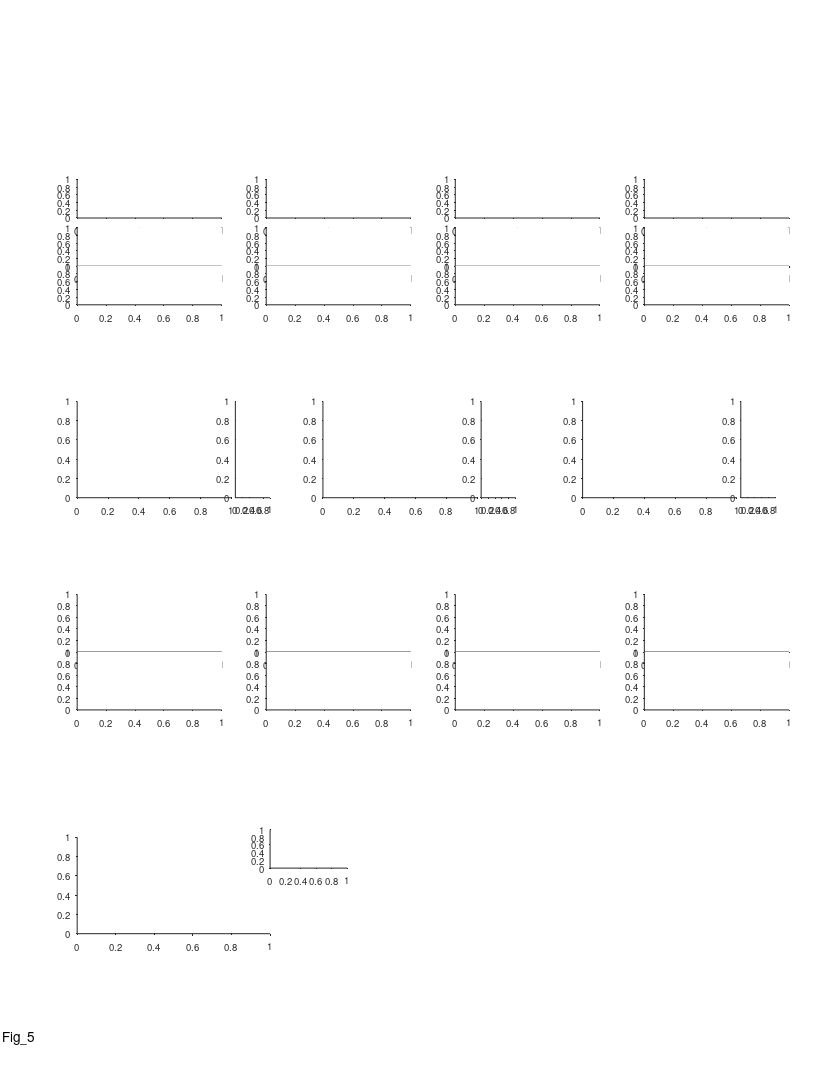

Write MATLAB code to recreate this figure. (Note: this script raises an error after producing the figure.)
%% Large Scale - fig 5 - maps properties vs exposure days + dynamic examples

%%
clear 
clc

%% plotting options
field_speed_opt = 1;
% corr_type = 'pearson';
corr_type = 'spearman';

dynamic_examples_option = 5;
rng(0);

%% define output files
res_dir = 'L:\paper_figures';
mkdir(res_dir)
fig_name_str = 'Fig_5';
fig_caption_str = ' ';
log_name_str = [fig_name_str '_log_file' '.txt'];
log_name_str = strrep(log_name_str , ':', '-');
log_name_str = strrep(log_name_str , ' ', '_');
log_name_out = fullfile(res_dir, log_name_str);

%% open log file
diary off
diary(log_name_out)
diary on
disp('Log file');
disp(['created: ', datestr(clock)]);
disp('======================================================');
disp([fig_name_str ':' fig_caption_str]);   
disp('======================================================');
disp('');


%% create figure
% figure_size_cm = [21.0 29.7]; % ~A4
figure_size_cm = [21.6 27.9]; % ~US letter
figure ;
% Some WYSIWYG options:
set(gcf,'DefaultAxesFontSize',7);
set(gcf,'DefaultAxesFontName','helvetica');
set(gcf,'DefaultAxesUnits','centimeters');
set(gcf,'PaperType','usletter')
% set(gcf,'PaperType','<custom>');
set(gcf,'PaperUnits','centimeters','PaperPosition',[0 0 figure_size_cm]);
set(gcf,'PaperOrientation','portrait');
set(gcf,'Units','centimeters','Position',get(gcf,'paperPosition')+[0 0 0 0]); % position on screen...
set(gcf, 'Renderer', 'painters');
set(groot, 'defaultAxesTickDir', 'out');
set(groot,  'defaultAxesTickDirMode', 'manual');
annotation('textbox', [0.5 1 0 0], 'String',fig_name_str, 'HorizontalAlignment','center','Interpreter','none', 'FitBoxToText','on');

pause(0.2); % workaround to solve matlab automatically changing the axes positions...

% create panels
panel_A_size_raster = [3.75 1];
panel_A_size_FR_map = [3.75 1];
panel_A_pos = [2 20];
panel_A = [];
for ii=1:4    
    offset_x = (ii-1)*4.9;
    offset_y = 0;
    offset = panel_A_pos + [offset_x offset_y];
    panel_A(ii,1) = axes('units', 'centimeters', 'position', [offset+[0 2.25] panel_A_size_FR_map]);
    panel_A(ii,2) = axes('units', 'centimeters','position', [offset+[0 1   ] panel_A_size_raster]);
    panel_A(ii,3) = axes('units', 'centimeters','position', [offset+[0 0   ] panel_A_size_raster]);
end
% % panel_A = permute(panel_A,[2 1 3]);
% panel_A = panel_A(:,3:-1:1,:);
% panel_A = reshape(panel_A,[9 3]);

panels_size = [4 2.5];
panel_B    = axes('position', [ 2.0  15  panels_size           ]);
panel_C    = axes('position', [ 8.37  15  panels_size           ]);
panel_D = axes('position', [ 15.1  15  panels_size              ]);
panels_size = [0.9 2.5];
panel_B_cmp    = axes('position', [ 6.1  15  panels_size           ]);
panel_C_cmp    = axes('position', [ 12.47  15  panels_size           ]);
panel_D_cmp = axes('position', [ 19.2  15  panels_size              ]);

panel_E_size_raster = [3.75 1.5];
panel_E_pos = [2 9.5];
panel_E = [];
for ii=1:4    
    offset_x = (ii-1)*4.9;
    offset_y = 0;
    offset = panel_E_pos + [offset_x offset_y];
    panel_E(ii,1) = axes('position', [offset+[0 1.5   ] panel_E_size_raster]);
    panel_E(ii,2) = axes('position', [offset+[0 0   ] panel_E_size_raster]);
end

panel_F = axes('position', [ 2.0    3.7     5     2.5 ]);
panel_F_legend = axes('position', [ 7.0    5.4     2     1 ]);
% panel_G = axes('position', [ 8.5    4.3     2     2.5 ]);

%%
% prm = PARAMS_GetAll();
prm = PARAMS_GetAll__shir_version();

%% load data
addpath('L:\processed_data_structs');
%load 6m data:
cells_6m = load('cells_bat_6m.mat');
cells_6m = cells_6m.cells;
% remove non-signif cells:
signif = cat(1,cells_6m.signif_6m);
signif = arrayfun(@(x)(x.TF), signif);
signif = any(signif,2);
cells_6m(~signif) = [];

%load 200m data:
cells_200m = load('cells_bat_200m.mat');
cells_200m = cells_200m.cells;

% %%
% prm = PARAMS_GetAll();
% cells_t = DS_get_cells_summary();
% bats = [2311,2382];
% cells_t(~ismember(cells_t.bat, bats ),:) = [];
% cells_t([cells_t.remove]==1,:) = []; %cells chosen to remove because of repititions between days
% cells = cellfun(@(c)(cell_load_data(c,'details')), cells_t.cell_ID, 'UniformOutput',0);
% cells = [cells{:}];
% cells = [cells.details];
% cells(~contains({cells.brain_area}, 'CA1')) = [];
% cells(ismember([cells.DayNum], [0])) = []; %take only from day1 and on data
% cells(~ismember([cells.ClusterQuality], [2])) = [];
% % remove cells based on FR:
% cells = cellfun(@(c)(cell_load_data(c,'details','meanFR')), {cells.cell_ID}, 'UniformOutput',0);
% cells = [cells{:}];
% cells_details = [cells.details];
% cells_ID = {cells_details.cell_ID};
% meanFR = [cells.meanFR];
% cells_ID([meanFR.all]>prm.inclusion.interneuron_FR_thr)=[];
% % remove non-signif cells:
% cells = cellfun(@(c)(cell_load_data(c,'details','signif')), cells_ID, 'UniformOutput',0);
% cells = [cells{:}];
% signif = cat(1,cells.signif);
% signif = arrayfun(@(x)(x.TF), signif);
% signif = any(signif,2);
% cells_ID(~signif) = [];
% 
% clear cells stats cells_details cells_t
% cells = cellfun(@(c)(cell_load_data(c,'details','stats','meanFR','stats','inclusion','signif','fields','fields_per_win','FR_map','FE')), cells_ID, 'UniformOutput',0);
% cells = [cells{:}];
% for ii_cell = 1:length(cells)
%     exp = exp_load_data(cells(ii_cell).details.exp_ID,'balls');
%     cells(ii_cell).balls = exp.balls;
% end
% save('Cells_130m.mat','cells');

%%
cells_130m = load('cells_bat_130m.mat');
cells_130m = cells_130m.cells;
cells_130m_IDs = arrayfun(@(x)(x.cell_ID), cat(1,cells_130m.details), 'UniformOutput', false);



%% FR map + rasters - 4 examples

cell_examples = {
    'b2311_d191218_TT3_SS02';
    'b2382_d190624_TT13_SS03';
    'b2382_d190627_TT13_SS02';
    'b2311_d191224_TT7_SS01'};

if 1
for ii_cell = 1:length(cell_examples)
    %%
    example_IX = find(strcmp(cells_130m_IDs,cell_examples{ii_cell}));
    cell = cells_130m(example_IX);
    
%     cell_ID = cell_examples{ii_cell};
%     cell = cell_load_data(cell_ID,'details','FR_map','fields','stats','FE');
%     exp = exp_load_data(cell.details.exp_ID,'balls');
    
    c = prm.graphics.colors.flight_directions;
    
    % map+fields
    axes(panel_A(ii_cell, 1));
    cla
    hold on
    maps=[cell.FR_map.all];
    x = maps(1).bin_centers;
    y = cat(1,maps.PSTH);
    m = round(max(y(:)));
    ylimits = [0 m+1];
    % low-speed area
    area_lowerval = ylimits(1) - 0.23*range(ylimits);
    area_upperval = ylimits(1) - 1e-2*range(ylimits);
    valid_speed_pos = prm.fields.valid_speed_pos+cell.balls;
    area([cell.balls(1) valid_speed_pos(1)]    , repelem(area_upperval,2), area_lowerval, 'FaceColor',0.7*[1 1 1],'EdgeColor','none','ShowBaseLine','off','Clipping','off');
    area([  valid_speed_pos(2) max(cell.balls(2),130)], repelem(area_upperval,2), area_lowerval, 'FaceColor',0.7*[1 1 1],'EdgeColor','none','ShowBaseLine','off','Clipping','off');
    
%     valid_speed_pos = prm.fields.valid_speed_pos+exp.balls;
% %     area([4 valid_speed_pos(1)]    , repelem(area_upperval,2), area_lowerval, 'FaceColor',0.7*[1 1 1],'EdgeColor','none','ShowBaseLine','off','Clipping','off');
% %     area([  valid_speed_pos(2) 135], repelem(area_upperval,2), area_lowerval, 'FaceColor',0.7*[1 1 1],'EdgeColor','none','ShowBaseLine','off','Clipping','off');
%     area([exp.balls(1) valid_speed_pos(1)]    , repelem(area_upperval,2), area_lowerval, 'FaceColor',0.7*[1 1 1],'EdgeColor','none','ShowBaseLine','off','Clipping','off');
%     area([  valid_speed_pos(2) max(exp.balls(2),130)], repelem(area_upperval,2), area_lowerval, 'FaceColor',0.7*[1 1 1],'EdgeColor','none','ShowBaseLine','off','Clipping','off');
%     
    h=plot(x,y);
    [h.Color] = disperse(c);
    box off
    h=gca;
    h.TickDir = 'out';
    h.XTick = [];
    h.YTick = [0 m];
    h.YLim = ylimits;
    h.XLim = [0 130];
    h.YRuler.TickLabelGapOffset = 1;
    h.Clipping = 'off';
    
    % fields
    dir_offsets = [-0.1 -0.17]+0.015;
    for ii_dir=1:2
        fields = cell.fields{ii_dir};
        if isfield(fields,'in_low_speed_area')
            fields([fields.in_low_speed_area])=[];
        end
        for ii_field = 1:length(fields)
            
            [xaf,yaf] = ds2nfu(fields(ii_field).edges_prc, repelem(dir_offsets(ii_dir)*range(h.YLim),2));
            annotation('line',xaf,yaf,'Linewidth', 2, 'Color', c{ii_dir});
        end
    end
    
    
    % cell details
    cell_num_str_pos_x   = [0.50 0.50 0.50 0.50];
    cell_num_str_pos_y   = [1.05 1.05 1.05 1.05];
    cell_stats_str_pos_x = [0.75 0.93 0.95 0.90];
    cell_stats_str_pos_y = [1.00 1.05 1.00 1.00]+0.05;
    text(cell_num_str_pos_x(ii_cell), cell_num_str_pos_y(ii_cell), "Cell "+ ii_cell+" - Day "+cell.details.DayNum,...
        'Units','normalized','HorizontalAlignment','center','VerticalAlignment','bottom','FontSize',8);
%     h = text(cell_num_str_pos_x(ii_cell), cell_num_str_pos_y(ii_cell), cell_ID+" - Day "+cell.details.DayNum,...
%         'Units','normalized','HorizontalAlignment','center','VerticalAlignment','bottom','FontSize',8);
%     h.Interpreter='none';
    switch ii_cell
        case {1,2,3,4}
            cell_stats_str = {  sprintf('max=%.1fm', cell.stats.all.field_largest);...
                                sprintf('min=%.1fm', cell.stats.all.field_smallest);...
                                sprintf('ratio=%.1f', cell.stats.all.field_ratio_LS);...
                                %sprintf('Iso dis=%.1f', cell.stats.all.IsoDist);...
                             };
            text(cell_stats_str_pos_x(ii_cell), cell_stats_str_pos_y(ii_cell)-0*0.23, cell_stats_str{1},...
                'Units','normalized','HorizontalAlignment','center','VerticalAlignment','Top','FontSize',6);
            text(cell_stats_str_pos_x(ii_cell), cell_stats_str_pos_y(ii_cell)-1*0.23, cell_stats_str{2},...
                'Units','normalized','HorizontalAlignment','center','VerticalAlignment','Top','FontSize',6);
            text(cell_stats_str_pos_x(ii_cell), cell_stats_str_pos_y(ii_cell)-2*0.23, cell_stats_str{3},...
                'Units','normalized','HorizontalAlignment','center','VerticalAlignment','Top','FontSize',6);
%             text(cell_stats_str_pos_x(ii_cell), cell_stats_str_pos_y(ii_cell)-3*0.23, cell_stats_str{4},...
%                 'Units','normalized','HorizontalAlignment','center','VerticalAlignment','Top','FontSize',6);
        case 9
            cell_stats_str = {  sprintf('single field=%.1fm', cell.fields{1}.width_prc) };
            text(cell_stats_str_pos_x(ii_cell), cell_stats_str_pos_y(ii_cell)-0*0.23, cell_stats_str{1},...
                'Units','normalized','HorizontalAlignment','center','VerticalAlignment','Top','FontSize',6);
    end
    
    % rasters
    FEs = [cell.FE];
    for ii_dir=1:2
        axes(panel_A(ii_cell, ii_dir+1));
        cla
        FE = FEs{ii_dir};
        x = [FE.spikes_pos];
        [FE.number2] = disperse(1:length(FE));
        y = arrayfun(@(FE)(FE.number2*ones(1,FE.num_spikes)),FE,'UniformOutput',0);
        y = [y{:}];
        plot(x,y,'.','Color',c{ii_dir},'MarkerSize',0.05);
        box off
        h=gca;
        m = length(FE);
        h.YTick = [1 m];
        h.XLim = [0 130];
        h.YLim = [0 m+1];
        h.Clipping = 'off';
        switch ii_dir
            case 1
                h.XTick = [];
                h.YTickLabel = {'',num2str(m)};
                h.TickLength = [0.0133 0.025];
                h.YRuler.TickLabelGapOffset = 1;
                h.XColor = [1 1 1];
            case 2
                h.XTick = [0,130];
                h.TickLength = [0.0133 0.025];
                h.XRuler.TickLabelGapOffset = -1;
                h.YRuler.TickLabelGapOffset = 1;
                h.YTickLabel = {'1',num2str(m)};
                h.TickDir = 'out';
        end
    end
    % fields num (here to be above the 
    for ii_dir=1:2
        fields = cell.fields{ii_dir};
        if isfield(fields,'in_low_speed_area')
            fields([fields.in_low_speed_area])=[];
        end
        dir_offsets =2.05+[0.18 0];
        text(1.07, dir_offsets(ii_dir), num2str(length(fields)), 'Units','normalized', 'Color', c{ii_dir},...
            'HorizontalAlignment','right', 'VerticalAlignment','middle','FontSize',6);
    end
end

%% add x/y labels for specific panels
for ii = [1 2 3 4]
    axes(panel_A(ii, 3));
    xlabel('Position (m)', 'Units','normalized','Position',[0.5 -0.15]);
end
for ii = [1]
    axes(panel_A(ii, 3));
%     ylabel('Time (min)',   'Units','normalized','Position',[-0.1 1]);
    ylabel('Flight no.',   'Units','normalized','Position',[-0.15 1]);
    axes(panel_A(ii, 1));
    ylabel({'Firing rate';'(Hz)'},   'Units','normalized','Position',[-0.1 0.42]);
end
axes(panel_A(1, 1));
text(-0.33,1.8, 'A', 'Units','normalized','FontWeight','bold');
text(0,1.8, 'Examples of multi-scale coding in the first days of exposure to the tunnel',...
    'Units','normalized','FontWeight','bold');

%% add direction arrows
arrow_x = 0.85 +[0 0.05];
arrow_y = repelem(0.9111,2);
clear h
h(1)=annotation('arrow',arrow_x,      arrow_y+0.008,  'Color', prm.graphics.colors.flight_directions{1});
h(2)=annotation('arrow',flip(arrow_x),arrow_y      ,  'Color', prm.graphics.colors.flight_directions{2});
[h.HeadWidth] = disperse([5 5]);
[h.HeadLength] = disperse([5 5]);

end







% % % % % % % % % % % % % % % % % % % % % % % % % % % % % % % % % % % % % % 
%% add day num data

day_num_perCell = arrayfun(@(x)(x.DayNum), cat(1,cells_130m.details));
bat_num_perCell = arrayfun(@(x)(x.bat), cat(1,cells_130m.details));
day_num_perCell_perDir = [day_num_perCell day_num_perCell];
day_num_perCell_perDir = day_num_perCell_perDir(:);

day_bin_size = 5;
bin_edges = (0:day_bin_size:max(day_num_perCell)+day_bin_size) + 0.5;
[~,~,day_bin_perCell] = histcounts(day_num_perCell,bin_edges);
[~,~,day_bin_perCell_perDir] = histcounts(day_num_perCell_perDir,bin_edges);

Daylimits = [0, max(day_num_perCell)+1]; 

%% revision edit - test directionality vs. days
signif = arrayfun(@(x)(x.TF), cat(1,cells_130m.signif));
signif = all(signif,2);
cells = cells_130m(signif);
FR_maps_all = cat(1,cells.FR_map);
FR_maps_all = reshape([FR_maps_all.all],size(FR_maps_all,1),size(FR_maps_all,2),[]);
M = cat(1,FR_maps_all.PSTH);
M = reshape(M,size(FR_maps_all,1),size(FR_maps_all,2),[]);
ccc = corr(squeeze(M(:,1,:))', squeeze(M(:,2,:))' ,'rows', 'pairwise');
ccc = diag(ccc);
x = day_num_perCell(signif);
y = ccc;
[rho,rho_pval] = corr(x,y,'type','Spearman');

fprintf('Directionality vs. days:\n')
fprintf('rho = %.2f\n',rho);
fprintf('p = %.2f\n',rho_pval);

% figure
% plot(x, y,'o');
% xlabel('Days');
% ylabel('directionality (maps corr)');
% text(0.1,0.85,sprintf('rho = %.2f',rho),'Units','normalized');
% text(0.1,0.8,sprintf('P = %.g',rho_pval),'Units','normalized');
% title('Directionality vs. days of exposure')


%% panel B - field count vs days
% figure
axes(panel_B);
cla
hold on
text(-0.3125,1.1, 'B', 'Units','normalized','FontWeight','bold');
text(0,1.35, 'Population: Stability of multi-scale coding across weeks, starting from day 1 in the tunnel',...
    'Units','normalized','FontWeight','bold');

signif = arrayfun(@(x)(x.TF), cat(1,cells_130m.signif));
n_fields = arrayfun(@(x)([x.dir.field_num]), cat(1,cells_130m.stats),'UniformOutput',0);
n_fields = cat(1,n_fields{:});
n_fields(~signif) = nan;
n_fields = n_fields(:);

jitter_value_y = 0.3;
jitter_value_x = 0.5;
n_fields_jitter = n_fields + jitter_value_y*(2*rand([length(n_fields),1])-1);
day_num_perCell_perDir_jitter = day_num_perCell_perDir + jitter_value_x*(2*rand([length(day_num_perCell_perDir),1])-1);
p = plot(day_num_perCell_perDir_jitter, n_fields_jitter, '.');
p.Color = 0.65*[1 1 1];

day_bins = day_bin_perCell_perDir;
day_num_perCell_perDir_tmp = day_num_perCell_perDir;
day_num_perCell_perDir_tmp(isnan(n_fields),:) = [];
day_bins(isnan(n_fields),:) = [];
n_fields(isnan(n_fields)) = [];
[day_groups, day_bins] = findgroups(day_bins);
day_groups_stat = splitapply(@(x) [mean(x) std(x)],n_fields, day_groups);
day_num = day_bins*day_bin_size - (day_bin_size/2) + 0.5;
errorbar(day_num, day_groups_stat(:,1),day_groups_stat(:,2),'k','CapSize',2,'LineWidth',1);

ylabel({'No. of fields', 'per direction'},'Units','normalized','Position',[-0.15 0.5]);
xlabel('Day','Units','normalized','Position',[0.5 -0.18]);
ha = gca;
ha.YLim = [0,20];
ha.XLim = Daylimits;
ha.XTick = [0:10:30];
ha.YTick = [5 10 15 20];
% ha.YTickLabel = {'10 ^0';'10 ^1';'10 ^2'};
ha.TickDir='out';
ha.TickLength = [0.02 0.02];
ha.XRuler.TickLabelGapMultiplier = -0.3;
ha.YRuler.TickLabelGapMultiplier = 0.001;

[rho,p_val] = corr(n_fields,day_num_perCell_perDir_tmp,'type',corr_type);
text(0.96,1.05, ['\rho' sprintf(' = %.02f',rho)],'Units','normalized','FontSize',7,'HorizontalAlignment','right');
text(0.96,0.92, sprintf('P = %.02f',p_val),'Units','normalized','FontSize',7,'HorizontalAlignment','right');
text(0.05,0.95, sprintf('n = %d',length(n_fields)),'Units','normalized','FontSize',7,'HorizontalAlignment','left');

%% panel B - compare field count
axes(panel_B_cmp);
cla
hold on

nFields_200m = nan(2,length(cells_200m));
for ii_dir = 1:2
    for ii_cell = 1:length(cells_200m)
        cell = cells_200m(ii_cell);
        % check signif per direction
        if ~cell.signif(ii_dir).TF
            continue;
        end
        nFields_200m(ii_dir,ii_cell) = cell.stats.dir(ii_dir).field_num;
    end
end
nFields_130m = nan(2,length(cells_130m));
for ii_dir = 1:2
    for ii_cell = 1:length(cells_130m)
        cell = cells_130m(ii_cell);
        % check signif per direction
        if ~cell.signif(ii_dir).TF
            continue;
        end
        nFields_130m(ii_dir,ii_cell) = cell.stats.dir(ii_dir).field_num;
    end
end
nFields_6m = nan(2,length(cells_6m));
for ii_dir = 1:2
    for ii_cell = 1:length(cells_6m)
        cell = cells_6m(ii_cell);
        % check signif per direction
        if ~cell.signif_6m(ii_dir).TF
            continue;
        end
        nFields_6m(ii_dir,ii_cell) = cell.stats_6m.dir(ii_dir).field_num;
    end
end

y_bar = [nanmean(nFields_6m(:)), nanmean(nFields_130m(:)), nanmean(nFields_200m(:))];
sem_bar = [nanstd(nFields_6m(:)), nanstd(nFields_130m(:)), nanstd(nFields_200m(:))]./ ...
    sqrt([length(~isnan(nFields_6m(:))), length(~isnan(nFields_130m(:))), length(~isnan(nFields_200m(:)))]);
hb = bar([1,2,3],y_bar);
hb.FaceColor = 'flat';
hb.CData = [0.65 0.65 0.65];
he=errorbar([1,2,3],y_bar, sem_bar);
he.CapSize = 2;
he.LineWidth = 1;
he.LineStyle = 'none';
he.Color = 'k';
h=gca;
h.XTick = [0.85,1.85,2.9];
h.XTickLabels = {'  6m','130m','200m'};
h.XTickLabelRotation = 90;
ylimits = [0,20];
h.YLim = ylimits;
% h.YTick = ylimits;
h.XLim = [0.25,3.75];
h.TickLength = [0.01 0.01];
h.XAxis.TickLength = [0 0];
h.XRuler.TickLabelGapMultiplier = -0.001;
h.YRuler.TickLabelGapMultiplier = 0.001;
h.YTick = [];
h.YColor = 'none';


%% panel C - field size vs days
% figure
axes(panel_C);
cla
hold on
text(-0.25,1.1, 'C', 'Units','normalized','FontWeight','bold');
fields_size = [];
day_num_fields = [];
for ii_dir = 1:2
    for ii_cell = 1:length(cells_130m)
        cell = cells_130m(ii_cell);
        if ~cell.signif(ii_dir).TF % check signif per direction
            continue;
        end
        fields = cell.fields{ii_dir};
        fields([fields.in_low_speed_area]) = []; % remove fields in low speed area
        fields_size = [fields_size fields.width_prc];
        day_num_fields = [day_num_fields cell.details.DayNum*ones(1,length(fields))];
    end
end

jitter_value_x = 0.5;
day_num_fields_jitter = day_num_fields + jitter_value_x*(2*rand([1,length(day_num_fields)])-1);
p = plot(day_num_fields_jitter, fields_size, '.');
p.Color = 0.65*[1 1 1];

[~,~,day_bin_perField] = histcounts(day_num_fields,bin_edges);
[day_groups, day_bins] = findgroups(day_bin_perField);
day_groups_stat = splitapply(@(x) [mean(x) std(x)],fields_size', day_groups');
day_num = day_bins*day_bin_size - (day_bin_size/2) + 0.5;
errorbar(day_num, day_groups_stat(:,1),day_groups_stat(:,2),'k','CapSize',2,'LineWidth',1);

ylabel('Field size (m)','Units','normalized','Position',[-0.15 0.5])
xlabel('Day','Units','normalized','Position',[0.5 -0.18]);
ha = gca;
ha.XLim = Daylimits;
ha.YLim = [0 25];
ha.XTick = [0:10:30];
ha.YTick = [5 10 15 20 25];
ha.TickDir='out';
ha.TickLength = [0.02 0.02];
ha.XRuler.TickLabelGapMultiplier = -0.3;
ha.YRuler.TickLabelGapMultiplier = 0.001;

[rho,p_val] = corr(fields_size',day_num_fields','type',corr_type);
text(0.96,1.05, ['\rho' sprintf(' = %.02f',rho)],'Units','normalized','FontSize',7,'HorizontalAlignment','right');
text(0.96,0.92, sprintf('P = %.02f',p_val),'Units','normalized','FontSize',7,'HorizontalAlignment','right');
text(0.05,0.95, sprintf('n = %d',length(fields_size)),'Units','normalized','FontSize',7,'HorizontalAlignment','left');

% save( fullfile(res_dir,'pop_dist_fields_size'), 'fields_size');

%% panel C - field size compare setups
axes(panel_C_cmp);
cla
hold on

fields_size_200m = [];
for ii_dir = 1:2
    for ii_cell = 1:length(cells_200m)
        cell = cells_200m(ii_cell);
        if ~cell.signif(ii_dir).TF % check signif per direction
            continue;
        end
        fields = cell.fields{ii_dir};
        fields([fields.in_low_speed_area]) = []; % remove fields in low speed area
        fields_size_200m = [fields_size_200m fields.width_prc];
    end
end

fields_size_130m = [];
for ii_dir = 1:2
    for ii_cell = 1:length(cells_130m)
        cell = cells_130m(ii_cell);
        if ~cell.signif(ii_dir).TF % check signif per direction
            continue;
        end
        fields = cell.fields{ii_dir};
        fields([fields.in_low_speed_area]) = []; % remove fields in low speed area
        fields_size_130m = [fields_size_130m fields.width_prc];
    end
end

fields_size_6m = [];
for ii_dir = 1:2
    for ii_cell = 1:length(cells_6m)
        cell = cells_6m(ii_cell);
        if ~cell.signif_6m(ii_dir).TF % check signif per direction
            continue;
        end
        fields = cell.fields_6m{ii_dir};
        fields([fields.in_low_speed_area]) = []; % remove fields in low speed area
        fields_size_6m = [fields_size_6m fields.width_prc];
    end
end

y_bar = [mean(fields_size_6m), mean(fields_size_130m), mean(fields_size_200m)];
sem_bar = [std(fields_size_6m), std(fields_size_130m), std(fields_size_200m)]./ ...
    sqrt([length(fields_size_6m), length(fields_size_130m), length(fields_size_200m)]);
hb = bar([1,2,3],y_bar);
hb.FaceColor = 'flat';
hb.CData = [0.65 0.65 0.65];
he=errorbar([1,2,3],y_bar, sem_bar);
he.CapSize = 2;
he.LineWidth = 1;
he.LineStyle = 'none';
he.Color = 'k';
h=gca;
h.XTick = [0.85,1.85,2.9];
h.XTickLabels = {'  6m','130m','200m'};
h.XTickLabelRotation = 90;
ylimits = [0,25];
h.YLim = ylimits;
% h.YTick = ylimits;
h.XLim = [0.25,3.75];
h.TickLength = [0.01 0.01];
h.XAxis.TickLength = [0 0];
h.XRuler.TickLabelGapMultiplier = -0.001;
h.YRuler.TickLabelGapMultiplier = 0.001;
h.YTick = [];
h.YColor = 'none';

%% panel D - field ratio (largest/smallest)
axes(panel_D);
cla
hold on
text(-0.31,1.1, 'D', 'Units','normalized','FontWeight','bold');
LS_field_ratio_all = nan(1,length(cells_130m));
LS_field_ratio_dir = nan(2,length(cells_130m));
for ii_cell = 1:length(cells_130m)
    cell = cells_130m(ii_cell);
    % pooled stats - check at least one direction is signif
    if any([cell.signif.TF])
        LS_field_ratio_all(ii_cell) = cell.stats.all.field_ratio_LS;
    end
    % per dir stats - check signif per direction
    for ii_dir = 1:2
        if cell.signif(ii_dir).TF 
            LS_field_ratio_dir(ii_dir,ii_cell) = cell.stats.dir(ii_dir).field_ratio_LS;
        end
    end
end
jitter_value_x = 0.5;
day_num_perCell_jitter = day_num_perCell + jitter_value_x*(2*rand([length(day_num_perCell),1])-1);
p = plot(day_num_perCell_jitter, LS_field_ratio_all,'.');
p.Color = 0.65*[1 1 1];

day_bins = day_bin_perCell;
day_num_perCell_tmp = day_num_perCell;
day_num_perCell_tmp(isnan(LS_field_ratio_all),:) = [];
day_bins(isnan(LS_field_ratio_all),:) = [];
LS_field_ratio_all(isnan(LS_field_ratio_all)) = [];
[day_groups, day_bins] = findgroups(day_bins);
day_groups_stat = splitapply(@(x) [mean(x) std(x)],LS_field_ratio_all', day_groups);
day_num = day_bins*day_bin_size - (day_bin_size/2) + 0.5;
errorbar(day_num, day_groups_stat(:,1),day_groups_stat(:,2),'k','CapSize',2,'LineWidth',1);

ha=gca;
ha.XLim = Daylimits;
ha.YLim = [0 10];
ha.XTick = [0:10:30];
ha.YTick = [2:2:10];
ha.TickDir='out';
ha.TickLength = [0.02 0.02];
ha.XRuler.TickLabelGapMultiplier = -0.3;
ha.YRuler.TickLabelGapMultiplier = 0.001;
ylabel({'Field size ratio';'largest/smallest'},'Units','normalized','Position',[-0.14 0.5]);
xlabel('Day','Units','normalized','Position',[0.5 -0.18]);

[rho,p_val] = corr(LS_field_ratio_all',day_num_perCell_tmp,'type',corr_type);
text(0.96,1.05, ['\rho' sprintf(' = %.02f',rho)],'Units','normalized','FontSize',7,'HorizontalAlignment','right');
text(0.96,0.92, sprintf('P = %.02f',p_val),'Units','normalized','FontSize',7,'HorizontalAlignment','right');
text(0.05,0.95, sprintf('n = %d',length(LS_field_ratio_all)),'Units','normalized','FontSize',7,'HorizontalAlignment','left');

%% panel D - field ratio compare setups
axes(panel_D_cmp);
cla
hold on

LS_ratio_all_200m = nan(1,length(cells_200m));
LS_ratio_dir_200m = nan(2,length(cells_200m));
for ii_cell = 1:length(cells_200m)
    cell = cells_200m(ii_cell);
    % pooled stats - check at least one direction is signif
    if any([cell.signif.TF])
        LS_ratio_all_200m(ii_cell) = cell.stats.all.field_ratio_LS;
    end
    % per dir stats - check signif per direction
    for ii_dir = 1:2
        if cell.signif(ii_dir).TF 
            LS_ratio_dir_200m(ii_dir,ii_cell) = cell.stats.dir(ii_dir).field_ratio_LS;
        end
    end
end

LS_ratio_all_130m = nan(1,length(cells_130m));
LS_ratio_dir_130m = nan(2,length(cells_130m));
for ii_cell = 1:length(cells_130m)
    cell = cells_130m(ii_cell);
    % pooled stats - check at least one direction is signif
    if any([cell.signif.TF])
        LS_ratio_all_130m(ii_cell) = cell.stats.all.field_ratio_LS;
    end
    % per dir stats - check signif per direction
    for ii_dir = 1:2
        if cell.signif(ii_dir).TF 
            LS_ratio_dir_130m(ii_dir,ii_cell) = cell.stats.dir(ii_dir).field_ratio_LS;
        end
    end
end

LS_ratio_all_6m = nan(1,length(cells_6m));
LS_ratio_dir_6m = nan(2,length(cells_6m));
for ii_cell = 1:length(cells_6m)
    cell = cells_6m(ii_cell);
    % pooled stats - check at least one direction is signif
    if any([cell.signif_6m.TF])
        LS_ratio_all_6m(ii_cell) = cell.stats_6m.all.field_ratio_LS;
    end
    % per dir stats - check signif per direction
    for ii_dir = 1:2
        if cell.signif_6m(ii_dir).TF 
            LS_ratio_dir_6m(ii_dir,ii_cell) = cell.stats_6m.dir(ii_dir).field_ratio_LS;
        end
    end
end

y_bar = [nanmean(LS_ratio_all_6m), nanmean(LS_ratio_all_130m), nanmean(LS_ratio_all_200m)];
sem_bar = [nanstd(LS_ratio_all_6m), nanstd(LS_ratio_all_130m), nanstd(LS_ratio_all_200m)]./ ...
    sqrt([length(~isnan(LS_ratio_all_6m)), length(~isnan(LS_ratio_all_130m)), length(~isnan(LS_ratio_all_200m))]);
hb = bar([1,2,3],y_bar);
hb.FaceColor = 'flat';
hb.CData = [0.65 0.65 0.65];
he=errorbar([1,2,3],y_bar, sem_bar);
he.CapSize = 2;
he.LineWidth = 1;
he.LineStyle = 'none';
he.Color = 'k';
h=gca;
h.XTick = [0.85,1.85,2.9];
h.XTickLabels = {'  6m','130m','200m'};
h.XTickLabelRotation = 90;
ylimits = [0,10];
h.YLim = ylimits;
% h.YTick = ylimits;
h.XLim = [0.25,3.75];
h.TickLength = [0.01 0.01];
h.XAxis.TickLength = [0 0];
h.XRuler.TickLabelGapMultiplier = -0.001;
h.YRuler.TickLabelGapMultiplier = 0.001;
h.YTick = [];
h.YColor = 'none';

%% Panel E: FR map + rasters - 3 examples of dynamic during sessions

cell_examples = {
    'b2382_d190623_TT13_SS05';
    'b2311_d191220_TT3_SS01';
    'b2382_d190808_TT15_SS01';
    'b2382_d190808_TT15_SS04'};

for ii_cell = 1:length(cell_examples)
    %%
    example_IX = find(strcmp(cells_130m_IDs,cell_examples{ii_cell}));
    cell = cells_130m(example_IX);
    
%     cell_ID = cell_examples{ii_cell};
%     cell = cell_load_data(cell_ID,'details','FR_map','fields','stats','FE');
%     exp = exp_load_data(cell.details.exp_ID,'balls');

    c = prm.graphics.colors.flight_directions;
    
    % rasters
    FEs = [cell.FE];
    for ii_dir=1:2
        axes(panel_E(ii_cell, ii_dir));
        cla
        FE = FEs{ii_dir};
        x = [FE.spikes_pos];
        pos_start = arrayfun(@(FE)(FE.pos(1)),FE,'UniformOutput',0);
        pos_end = arrayfun(@(FE)(FE.pos(end)),FE,'UniformOutput',0);
        pos_start_end = [[pos_start{:}]; [pos_end{:}]];
%         pos = [FE.pos];
%         [FE.number2] = disperse(1:length(FE));
%         y = arrayfun(@(FE)(FE.number2*ones(1,length(FE.pos))),FE,'UniformOutput',0);
%         y = [y{:}];
        y = [(1:length(FE)); (1:length(FE))];
%         plot(pos,y,'.','Color',0.93*[1 1 1],'MarkerSize',0.005)
        plot(pos_start_end,y,'-','Color',0.93*[1 1 1],'linewidth',0.5)
        hold on;
        
        [FE.number2] = disperse(1:length(FE));
        y = arrayfun(@(FE)(FE.number2*ones(1,FE.num_spikes)),FE,'UniformOutput',0);
        y = [y{:}];
        plot(x,y,'.','Color',c{ii_dir},'MarkerSize',0.05);
        box off
        h=gca;
        m = length(FE);
        h.YTick = [1 m];
        h.XLim = [0 130];
        h.YLim = [0 m+1];
        h.Clipping = 'off';
        switch ii_dir
            case 1
                h.XTick = [];
                h.YTickLabel = {'',num2str(m)};
                h.TickLength = [0.0133 0.025];
                h.YRuler.TickLabelGapOffset = 1;
            case 2
                h.XTick = [0,130];
                h.TickLength = [0.0133 0.025];
                h.XRuler.TickLabelGapOffset = -1;
                h.YRuler.TickLabelGapOffset = 1;
                h.YTickLabel = {'1',num2str(m)};
                h.TickDir = 'out';
        end
    end
    % cell details
    cell_num_str_pos_x   = [0.50 0.50 0.50 0.50];
    cell_num_str_pos_y   = [2.05 2.05 2.05 2.05];
    cell_stats_str_pos_x = [0.90 0.90 0.90 0.90];
    cell_stats_str_pos_y = [1.10 1.10 1.10 1.10]+0.05;
    text(cell_num_str_pos_x(ii_cell), cell_num_str_pos_y(ii_cell), "Cell "+ (ii_cell+4) +" - Day "+cell.details.DayNum,...
        'Units','normalized','HorizontalAlignment','center','VerticalAlignment','bottom','FontSize',8);
%     h = text(cell_num_str_pos_x(ii_cell), cell_num_str_pos_y(ii_cell), cell_ID+" - Day "+cell.details.DayNum,...
%         'Units','normalized','HorizontalAlignment','center','VerticalAlignment','bottom','FontSize',8);
%     h.Interpreter='none';
    switch cell_examples{ii_cell}
        case 'b2382_d190808_TT15_SS01'
            axes(panel_E(ii_cell, 1));
            hax = gca;
            harr = annotation('arrow', [0 1],[0 1]);
            harr.Parent = hax;
            harr.LineStyle = 'none';
            harr.HeadLength = 5;
            harr.HeadWidth = 5;
            harr.X = 41 + [6 0];
            harr.Y = 12 + [9 0];
            
            axes(panel_E(ii_cell, 2));
            hax = gca;
            for ii_arrow = 1:2
                harr(ii_arrow) = annotation('arrow', [0 1],[0 1]);
                harr(ii_arrow).Parent = hax;
                harr(ii_arrow).LineStyle = 'none';
                harr(ii_arrow).HeadLength = 5;
                harr(ii_arrow).HeadWidth = 5;
            end
            harr(1).X = 47 + [0 6];
            harr(1).Y = 6 + [9 0];
            harr(2).X = 78 + [6 0];
            harr(2).Y = 8 + [9 0];
            
        case 'b2382_d190808_TT15_SS04'
            axes(panel_E(ii_cell, 1));
            hax = gca;
            harr = annotation('arrow', [0 1],[0 1]);
            harr.Parent = hax;
            harr.LineStyle = 'none';
            harr.HeadLength = 5;
            harr.HeadWidth = 5;
            harr.X = 46 + [0 6];
            harr.Y = 16 + [9 0];
            harrW = annotation('arrow', [0 1],[0 1]);
            harrW.Parent = hax;
            harrW.LineStyle = 'none';
            harrW.Color = [1 1 1];
            harrW.HeadLength = 2;
            harrW.HeadWidth = 2;
            harrW.X = 44.4 + [0 6];
            harrW.Y = 16.5 + [9 0];
            
        case 'b2382_d190623_TT13_SS05'
            axes(panel_E(ii_cell, 1));
            hax = gca;
            for ii_arrow = 1:3
                harr(ii_arrow) = annotation('arrow', [0 1],[0 1]);
                harr(ii_arrow).Parent = hax;
                harr(ii_arrow).LineStyle = 'none';
                harr(ii_arrow).HeadLength = 5;
                harr(ii_arrow).HeadWidth = 5;
            end
            harr(1).X = 116 + [0 6];
            harr(1).Y = 15 + [9 0];
            harr(2).X = 94 + [0 6];
            harr(2).Y = 16 + [9 0];
            harr(3).X = 119 + [6 0];
            harr(3).Y = 5 + [9 0];
            harrW = annotation('arrow', [0 1],[0 1]);
            harrW.Parent = hax;
            harrW.LineStyle = 'none';
            harrW.Color = [1 1 1];
            harrW.HeadLength = 2;
            harrW.HeadWidth = 2;
            harrW.X = 120.7 + [6 0];
            harrW.Y = 5.4 + [9 0];
                
            axes(panel_E(ii_cell, 2));
            hax = gca;
            harr = annotation('arrow', [0 1],[0 1]);
            harr.Parent = hax;
            harr.LineStyle = 'none';
            harr.HeadLength = 5;
            harr.HeadWidth = 5;
            harr.X = 22 + [6 0];
            harr.Y = 5 + [9 0];
            
        case 'b2311_d191220_TT3_SS01'
            axes(panel_E(ii_cell, 1));
            hax = gca;
            for ii_arrow = 1:2
                harr(ii_arrow) = annotation('arrow', [0 1],[0 1]);
                harr(ii_arrow).Parent = hax;
                harr(ii_arrow).LineStyle = 'none';
                harr(ii_arrow).HeadLength = 5;
                harr(ii_arrow).HeadWidth = 5;
            end
            harr(1).X = 21 + [0 6];
            harr(1).Y = 12 + [9 0];
            harr(2).X = 20 + [0 6];
            harr(2).Y = 34.5 + [9 0];
            harrW = annotation('arrow', [0 1],[0 1]);
            harrW.Parent = hax;
            harrW.LineStyle = 'none';
            harrW.Color = [1 1 1];
            harrW.HeadLength = 2;
            harrW.HeadWidth = 2;
            harrW.X = 18.4 + [0 6];
            harrW.Y = 35 + [9 0];
            
            axes(panel_E(ii_cell, 2));
            hax = gca;
            harr = annotation('arrow', [0 1],[0 1]);
            harr.Parent = hax;
            harr.LineStyle = 'none';
            harr.HeadLength = 5;
            harr.HeadWidth = 5;
            harr.X = 28 + [0 6];
            harr.Y = 6 + [9 0];
            
    end
end

%% add x/y labels for specific panels
for ii = [1 2 3 4]
    axes(panel_E(ii, 2));
    xlabel('Position (m)', 'Units','normalized','Position',[0.5 -0.1]);
end
for ii = [1]
    axes(panel_E(ii, 2));
    ylabel('Flight no.',   'Units','normalized','Position',[-0.15 1]);
end
axes(panel_E(1, 2));
text(-0.33,2.6, 'E', 'Units','normalized','FontWeight','bold');
text(0,2.6, 'Examples of within-day dynamics in spatial tuning',...
    'Units','normalized','FontWeight','bold');


%% Panel F,G: probability for appear/disappear segment
day_th1 = 2;
day_th2 = 4;
day_th3 = 6;
% day_th4 = 8;
field_size_th = 4.3;%median(fields_size);

count_seg_change = [];
count_seg_change_part1 = [];
count_seg_change_part2 = [];
count_seg_change_part3 = [];
count_seg_change_part4 = [];
% count_seg_change_part5 = [];
count_seg_change_small_fields = [];
count_seg_change_large_fields = [];
count_start_end_small_fields = [];
count_start_end_large_fields = [];

count_map_part1 = [];
count_map_part2 = [];
count_map_part3 = [];
count_map_part4 = [];
flight_ID_app = [];
flight_ID_dis = [];
flight_ID_part1 = [];
flight_ID_part2 = [];
flight_ID_part3 = [];
flight_ID_part4 = [];

n_small_fields = 0;
n_large_fields = 0;
count_map = 0;
for ii_cell = 1:length(cells_130m)
    cell_ID = cells_130m_IDs{ii_cell};
    cell = cells_130m(ii_cell);
%     cell = cell_load_data(cell_ID, 'details','stats','fields_per_win','FE');

    for ii_dir = 1:2
        field_num = cell.stats.dir(ii_dir).field_num;
        map_signif = cell.stats.dir(ii_dir).map_signif;
        if field_num>0 && map_signif
            count_map = count_map+1;
            fields_per_win = cell.fields_per_win{ii_dir};
            FE = cell.FE{ii_dir};
            flight_ID_tmp = [];
            for ii_flight = 1:length(FE)
                flight_ID_tmp(ii_flight) = str2num([num2str(cell.details.DayNum) num2str(FE(ii_flight).start_IX)]);
            end
            [segment_appear_flight, segment_disappear_flight, ~] = map_detect_segments_appear_disappear(fields_per_win,FE);
            count_seg_change = [count_seg_change ; [segment_appear_flight' segment_disappear_flight']];
            flight_ID_app = [flight_ID_app ; flight_ID_tmp(2+(1:length(segment_appear_flight)))'];
            flight_ID_dis = [flight_ID_dis ; flight_ID_tmp((end-length(segment_appear_flight)):(end-1))'];
            
            if cell.details.DayNum <= day_th1
                count_seg_change_part1 = [count_seg_change_part1 ; [segment_appear_flight' segment_disappear_flight']];
                count_map_part1 = [count_map_part1;  count_map*ones([length(segment_appear_flight),1])];
                flight_ID_part1 = [flight_ID_part1; flight_ID_tmp(2+(1:length(segment_appear_flight)))'];
            elseif cell.details.DayNum <= day_th2
                count_seg_change_part2 = [count_seg_change_part2 ; [segment_appear_flight' segment_disappear_flight']];
                count_map_part2 = [count_map_part2;  count_map*ones([length(segment_appear_flight),1])];
                flight_ID_part2 = [flight_ID_part2; flight_ID_tmp(2+(1:length(segment_appear_flight)))'];
            elseif cell.details.DayNum <= day_th3
                count_seg_change_part3 = [count_seg_change_part3 ; [segment_appear_flight' segment_disappear_flight']];
                count_map_part3 = [count_map_part3;  count_map*ones([length(segment_appear_flight),1])];
                flight_ID_part3 = [flight_ID_part3; flight_ID_tmp(2+(1:length(segment_appear_flight)))'];
%             elseif cell.details.DayNum <= day_th4
%                 count_seg_change_part4 = [count_seg_change_part4 ; [segment_appear_flight' segment_disappear_flight']];
            else
%                 count_seg_change_part5 = [count_seg_change_part5 ; [segment_appear_flight' segment_disappear_flight']];
                count_seg_change_part4 = [count_seg_change_part4 ; [segment_appear_flight' segment_disappear_flight']];
                count_map_part4 = [count_map_part4;  count_map*ones([length(segment_appear_flight),1])];
                flight_ID_part4 = [flight_ID_part4; flight_ID_tmp(2+(1:length(segment_appear_flight)))'];
            end
            
            % sort fields by size:
            field_size_per_win = [fields_per_win(:).field_size];
            size_per_field = nanmedian(field_size_per_win);
            fields_per_win_small = fields_per_win;
            fields_per_win_large = fields_per_win;
            fields_per_win_small(size_per_field >= field_size_th) = [];
            fields_per_win_large(size_per_field < field_size_th) = [];
            n_small_fields = n_small_fields + sum(size_per_field < field_size_th);
            n_large_fields = n_large_fields + sum(size_per_field >= field_size_th);
            
            if sum(size_per_field < field_size_th)>0
                [segment_appear_flight, segment_disappear_flight, ~] = map_detect_segments_appear_disappear(fields_per_win_small,FE);
                count_seg_change_small_fields = [count_seg_change_small_fields ; [segment_appear_flight' segment_disappear_flight']];
                % only field start, end (to avoid field size biasses):
                [segment_appear_flight, segment_disappear_flight, ~] = map_detect_segments_appear_disappear(fields_per_win_small,FE,{'none'});
                count_start_end_small_fields = [count_start_end_small_fields ; [segment_appear_flight' segment_disappear_flight']];
            end
            if sum(size_per_field >= field_size_th)>0
                [segment_appear_flight, segment_disappear_flight, ~] = map_detect_segments_appear_disappear(fields_per_win_large,FE);
                count_seg_change_large_fields = [count_seg_change_large_fields ; [segment_appear_flight' segment_disappear_flight']];
                % only field start, end (to avoid field size biasses):
                [segment_appear_flight, segment_disappear_flight, ~] = map_detect_segments_appear_disappear(fields_per_win_large,FE,{'none'});
                count_start_end_large_fields = [count_start_end_large_fields ; [segment_appear_flight' segment_disappear_flight']];
            end
        end
    end
end

%% probability - devided for days:
axes(panel_F);
cla
hold on
text(-0.25,1.67, 'F', 'Units','normalized','FontWeight','bold');
text(0,1.58, {'Population: Within-day dynamics is most prominent',... 
    'during the first 2 days, but occurs also later'},...
    'Units','normalized','FontWeight','bold');

P0_appear1 = mean(count_seg_change_part1(:,1)==0);
P0_disappear1 = mean(count_seg_change_part1(:,2)==0);
se_appear1 = sqrt(P0_appear1*(1-P0_appear1)/length(count_seg_change_part1(:,1)));
se_disappear1 = sqrt(P0_disappear1*(1-P0_disappear1)/length(count_seg_change_part1(:,1)));

P0_appear2 = mean(count_seg_change_part2(:,1)==0);
P0_disappear2 = mean(count_seg_change_part2(:,2)==0);
se_appear2 = sqrt(P0_appear2*(1-P0_appear2)/length(count_seg_change_part2(:,1)));
se_disappear2 = sqrt(P0_disappear2*(1-P0_disappear2)/length(count_seg_change_part2(:,1)));

P0_appear3 = mean(count_seg_change_part3(:,1)==0);
P0_disappear3 = mean(count_seg_change_part3(:,2)==0);
se_appear3 = sqrt(P0_appear3*(1-P0_appear3)/length(count_seg_change_part3(:,1)));
se_disappear3 = sqrt(P0_disappear3*(1-P0_disappear3)/length(count_seg_change_part3(:,1)));

P0_appear4 = mean(count_seg_change_part4(:,1)==0);
P0_disappear4 = mean(count_seg_change_part4(:,2)==0);
se_appear4 = sqrt(P0_appear4*(1-P0_appear4)/length(count_seg_change_part4(:,1)));
se_disappear4 = sqrt(P0_disappear4*(1-P0_disappear4)/length(count_seg_change_part4(:,1)));

% P0_appear5 = mean(count_seg_change_part5(:,1)==0);
% P0_disappear5 = mean(count_seg_change_part5(:,2)==0);
% se_appear5 = sqrt(P0_appear5*(1-P0_appear5)/length(count_seg_change_part5(:,1)));
% se_disappear5 = sqrt(P0_disappear5*(1-P0_disappear5)/length(count_seg_change_part5(:,1)));

x = [1,2, 4,5, 7,8 10,11];%, 13,14];
y = [1-P0_appear1, 1-P0_disappear1, ...
    1-P0_appear2, 1-P0_disappear2, ...
    1-P0_appear3, 1-P0_disappear3 ...
    1-P0_appear4, 1-P0_disappear4];%, ...
%     1-P0_appear5, 1-P0_disappear5];
hb = bar(x,y);
hb.FaceColor = 'flat';
hb.CData = [[0 0 0]; [1 1 1]; [0 0 0]; [1 1 1]; [0 0 0]; [1 1 1];...
    [0 0 0]; [1 1 1]];%; [0 0 0]; [1 1 1]];
he=errorbar(x,y,[se_appear1 se_disappear1 ...
    se_appear2 se_disappear2 ...
    se_appear3 se_disappear3 ...
    se_appear4 se_disappear4]);% ...
%     se_appear5 se_disappear5]);
he.CapSize = 2;
he.LineWidth = 1;
he.LineStyle = 'none';
he.Color = 'k';
h=gca;
h.XTick = [1.5, 4.5, 7.5 10.5];
% h.XTickLabels = {'Appear','Disappear','Appear','Disappear','Appear','Disappear',...
%     'Appear','Disappear','Appear','Disappear','Appear','Disappear'};
h.XTickLabels = {'Day 1-2','Days 3-4','Days 5-6','Days \geq 7'};
h.XTickLabelRotation = 45;
ylimits = [0,0.2];
h.YLim = ylimits;
h.YTick = ylimits;
h.TickLength = [0.01 0.01];
h.XAxis.TickLength = [0 0];
h.XRuler.TickLabelGapMultiplier = -0.1;
h.YRuler.TickLabelGapMultiplier = 0.001;
ylabel('Probability',  'Units','normalized','Position',[-0.07 0.5]);

% test significance:
% n = length(count_seg_change_part1);
% p_pooled_1 = ((1-P0_appear1) + (1-P0_disappear1))*n/(2*n);
% se_pooled = sqrt(p_pooled_1*(1-p_pooled_1)*(2/n));
% z_score = ((1-P0_appear1) - (1-P0_disappear1))/se_pooled;

% parametric significance test:
n1 = length(count_seg_change_part1);
n2 = length(count_seg_change_part2);
p_pooled = ((1-P0_appear1)*n1 + (1-P0_appear2)*n2)/(n1 + n2);
se_pooled = sqrt(p_pooled*(1-p_pooled)*((1/n1)+(1/n2)));
z_score_1_2_app = ((1-P0_appear1) - (1-P0_appear2))/se_pooled;
p_value_1_2_app = normcdf(-1*z_score_1_2_app)*2;
p_pooled = ((1-P0_disappear1)*n1 + (1-P0_disappear2)*n2)/(n1 + n2);
se_pooled = sqrt(p_pooled*(1-p_pooled)*((1/n1)+(1/n2)));
z_score_1_2_dis = ((1-P0_disappear1) - (1-P0_disappear2))/se_pooled;
p_value_1_2_dis = normcdf(-1*z_score_1_2_dis)*2;
p_value_1_2 = max(p_value_1_2_app, p_value_1_2_dis)

n3 = length(count_seg_change_part3);
p_pooled = ((1-P0_appear1)*n1 + (1-P0_appear3)*n3)/(n1 + n3);
se_pooled = sqrt(p_pooled*(1-p_pooled)*((1/n1)+(1/n3)));
z_score_1_3_app = ((1-P0_appear1) - (1-P0_appear3))/se_pooled;
p_value_1_3_app = normcdf(-1*z_score_1_3_app)*2;
p_pooled = ((1-P0_disappear1)*n1 + (1-P0_disappear3)*n3)/(n1 + n3);
se_pooled = sqrt(p_pooled*(1-p_pooled)*((1/n1)+(1/n3)));
z_score_1_3_dis = ((1-P0_disappear1) - (1-P0_disappear3))/se_pooled;
p_value_1_3_dis = normcdf(-1*z_score_1_3_dis)*2;
p_value_1_3 = max(p_value_1_3_app, p_value_1_3_dis)

n4 = length(count_seg_change_part4);
p_pooled = ((1-P0_appear1)*n1 + (1-P0_appear4)*n4)/(n1 + n4);
se_pooled = sqrt(p_pooled*(1-p_pooled)*((1/n1)+(1/n4)));
z_score_1_4_app = ((1-P0_appear1) - (1-P0_appear4))/se_pooled;
p_value_1_4_app = normcdf(-1*z_score_1_4_app)*2;
p_pooled = ((1-P0_disappear1)*n1 + (1-P0_disappear4)*n4)/(n1 + n4);
se_pooled = sqrt(p_pooled*(1-p_pooled)*((1/n1)+(1/n4)));
z_score_1_4_dis = ((1-P0_disappear1) - (1-P0_disappear4))/se_pooled;
p_value_1_4_dis = normcdf(-1*z_score_1_4_dis)*2;
p_value_1_4 = max(p_value_1_4_app, p_value_1_4_dis)

% n5 = length(count_seg_change_part5);
% p_pooled = ((1-P0_appear1)*n1 + (1-P0_appear5)*n5)/(n1 + n5);
% se_pooled = sqrt(p_pooled*(1-p_pooled)*((1/n1)+(1/n5)));
% z_score_1_5_app = ((1-P0_appear1) - (1-P0_appear5))/se_pooled;
% p_value_1_5_app = normcdf(-1*z_score_1_5_app)*2;
% p_pooled = ((1-P0_disappear1)*n1 + (1-P0_disappear5)*n5)/(n1 + n5);
% se_pooled = sqrt(p_pooled*(1-p_pooled)*((1/n1)+(1/n5)));
% z_score_1_5_dis = ((1-P0_disappear1) - (1-P0_disappear5))/se_pooled;
% p_value_1_5_dis = normcdf(-1*z_score_1_5_dis)*2;
% p_value_1_5 = max(p_value_1_5_app, p_value_1_5_dis)

% non-parametric significance test:
% [p_value_app_1_2, p_value_disapp_1_2] = non_parametric_compare(count_seg_change_part1, count_map_part1, count_seg_change_part2, count_map_part2)
% [p_value_app_1_3, p_value_disapp_1_3] = non_parametric_compare(count_seg_change_part1, count_map_part1, count_seg_change_part3, count_map_part3)
% [p_value_app_1_4, p_value_disapp_1_4] = non_parametric_compare(count_seg_change_part1, count_map_part1, count_seg_change_part4, count_map_part4)
% [p_value_app_1_2, p_value_disapp_1_2] = non_parametric_compare(count_seg_change_part1, flight_ID_part1, count_seg_change_part2, flight_ID_part2)
% [p_value_app_1_3, p_value_disapp_1_3] = non_parametric_compare(count_seg_change_part1, flight_ID_part1, count_seg_change_part3, flight_ID_part3)
% [p_value_app_1_4, p_value_disapp_1_4] = non_parametric_compare(count_seg_change_part1, flight_ID_part1, count_seg_change_part4, flight_ID_part4)


set(gca,'clipping','off')
line_w = 0.8;
line([x(1), x(2)], ylimits(2)*0.95*[1,1], 'color', 'k', 'linewidth',line_w);
line([x(3), x(4)], ylimits(2)*0.55*[1,1], 'color', 'k', 'linewidth',line_w);
line([x(5), x(6)], ylimits(2)*0.55*[1,1], 'color', 'k', 'linewidth',line_w);
line([x(7), x(8)], ylimits(2)*0.55*[1,1], 'color', 'k', 'linewidth',line_w);

line([mean([x(1),x(2)]), mean([x(3),x(4)])], ylimits(2)*1*[1,1], 'color', 'k', 'linewidth',line_w);
line(mean([x(3),x(4)])*[1,1], ylimits(2)*[0.55,1], 'color', 'k', 'linewidth',line_w);
text(mean([x(1),x(4)]), ylimits(2)*1.02, '***', 'HorizontalAlignment','center','FontSize',12);

line([mean([x(1),x(2)]), mean([x(5),x(6)])], ylimits(2)*1.12*[1,1], 'color', 'k', 'linewidth',line_w);
line(mean([x(5),x(6)])*[1,1], ylimits(2)*[0.55,1.12], 'color', 'k', 'linewidth',line_w);
text(mean([x(1),x(6)]), ylimits(2)*1.14, '****', 'HorizontalAlignment','center','FontSize',12);

line([mean([x(1),x(2)]), mean([x(7),x(8)])], ylimits(2)*1.24*[1,1], 'color', 'k', 'linewidth',line_w);
line(mean([x(7),x(8)])*[1,1], ylimits(2)*[0.55,1.24], 'color', 'k', 'linewidth',line_w);
text(mean([x(1),x(8)]), ylimits(2)*1.26, '*****', 'HorizontalAlignment','center','FontSize',12);

line(mean([x(1),x(2)])*[1,1], ylimits(2)*[0.95,1.24], 'color', 'k', 'linewidth',line_w);

%% legend:
axes(panel_F_legend);
cla
box off
hax = gca;
h_app = annotation('rectangle',[0 0.7 0.25 0.25],'FaceColor','k');
h_app.Parent = hax;
h_dis = annotation('rectangle',[0 0.3 0.25 0.25],'Color','k');
h_dis.Parent = hax;
text(0.35,0.85,'Appearance', 'HorizontalAlignment','left','FontSize',8);
text(0.35,0.45,'Disappearance', 'HorizontalAlignment','left','FontSize',8);
hax.Visible = 'off';

%% P-value for appeared vs disappeared poolled for all days:
count_seg_change_all_parts = [count_seg_change_part1; count_seg_change_part2;...
    count_seg_change_part3; count_seg_change_part4];
count_map_all_parts = [count_map_part1; count_map_part2;...
    count_map_part3; count_map_part4];
P0_appear_all_parts = mean(count_seg_change_all_parts(:,1)==0);
P0_disappear_all_parts = mean(count_seg_change_all_parts(:,2)==0);
% se_appear_all_parts = sqrt(P0_appear_all_parts*(1-P0_appear_all_parts)/length(count_seg_change_all_parts(:,1)));
% se_disappear_all_parts = sqrt(P0_disappear_all_parts*(1-P0_disappear_all_parts)/length(count_seg_change_all_parts(:,1)));

% non-parametric significance test:
% p_value_shuffle = shuffle_appear_disappear(count_seg_change_all_parts, count_map_all_parts, 10000)
% p_value_shuffle_flight = shuffle_appear_disappear(count_seg_change_all_parts, flight_ID_app, 10000)

% parametric (difference in proportions z-test) significance test:
n = length(count_seg_change_all_parts(:,1));
p_pooled = ((1-P0_appear_all_parts)*n + (1-P0_disappear_all_parts)*n)/(n + n);
se_pooled = sqrt(p_pooled*(1-p_pooled)*((1/n)+(1/n)));
z_score_app_vs_dis = ((1-P0_appear_all_parts) - (1-P0_disappear_all_parts))/se_pooled;
if z_score_app_vs_dis>=0
    p_value_app_vs_dis = normcdf(-1*z_score_app_vs_dis)*2
else
    p_value_app_vs_dis = normcdf(z_score_app_vs_dis)*2
end


%% print/save the figure
fig_name_out = fullfile(res_dir, fig_name_str);
% fig_name_out = fullfile(res_dir, sprintf('%s__bin%d_example%d',fig_name_str,day_bin_size,dynamic_examples_option));
% fig_name_out = fullfile(res_dir, sprintf('%s__corr_%s_%d_paramset_%d',fig_name_str,corr_type,field_speed_opt,prm.parmaset));
print(gcf, fig_name_out, '-dpdf', '-cmyk', '-painters');
% print(gcf, fig_name_out, '-dtiff', '-cmyk', '-painters');
% saveas(gcf , fig_name_out, 'fig');
disp('figure was successfully saved to pdf/tiff/fig formats');


%%
function p_value = shuffle_appear_disappear(count_seg_change, count_map, n_shuffle)

rng(0);
p0_app_shuffle = zeros([1,n_shuffle]);
p0_dis_shuffle = zeros([1,n_shuffle]);

unique_ID = unique(count_map);
for ii_shuffle = 1:n_shuffle
    flip_rand = rand([1,length(unique_ID)]);
    ID_flip = unique_ID(flip_rand>0.5);
    count_seg_change_new = count_seg_change;
    
    for ii_flip = 1:length(ID_flip)
        count_seg_change_new(count_map == ID_flip(ii_flip),1) = ...
            count_seg_change(count_map == ID_flip(ii_flip),2);
        count_seg_change_new(count_map == ID_flip(ii_flip),2) = ...
            count_seg_change(count_map == ID_flip(ii_flip),1);
    end
    p0_app_shuffle(ii_shuffle) = mean(count_seg_change_new(:,1)==0);
    p0_dis_shuffle(ii_shuffle) = mean(count_seg_change_new(:,2)==0);
end

P0_appear = mean(count_seg_change(:,1)==0);
P0_disappear = mean(count_seg_change(:,2)==0);
diff_value = (1-P0_appear) - (1-P0_disappear);
diff_value_shuffle = (1-p0_app_shuffle) - (1-p0_dis_shuffle);
if diff_value<=0
    p_small_than = sum(diff_value_shuffle <= diff_value)/n_shuffle;
    p_large_than = sum(diff_value_shuffle >= (-1*diff_value))/n_shuffle;
else
    p_small_than = sum(diff_value_shuffle <= (-1*diff_value))/n_shuffle;
    p_large_than = sum(diff_value_shuffle >= diff_value)/n_shuffle;
end
p_value = p_small_than+p_large_than;

end

%% 
function [p_value_app, p_value_disapp] = non_parametric_compare(count_seg_change1, count_map1, count_seg_change2, count_map2)
rng(0);
count_seg_change_pooled = [count_seg_change1; count_seg_change2];
count_map_pooled = [count_map1; count_map2];
count_map_pooled_unique = unique(count_map_pooled);
n_maps = length(count_map_pooled_unique);
chunk1 = length(unique(count_map1));
chunk2 = length(unique(count_map2));

p_chunk1 = [];
p_chunk2 = [];
n_shuffle = 10000;
for ii_rand = 1:n_shuffle
    rand_maps_IX = count_map_pooled_unique(randperm(n_maps));
    rand_maps_chunk1 = [];
    rand_maps_chunk2 = [];
    for ii_map = 1:chunk1
        IX = find(count_map_pooled == rand_maps_IX(ii_map));
        rand_maps_chunk1 = [rand_maps_chunk1; count_seg_change_pooled(IX,:)];
    end
    for ii_map = chunk1 + (1:chunk2)
        IX = find(count_map_pooled == rand_maps_IX(ii_map));
        rand_maps_chunk2 = [rand_maps_chunk2; count_seg_change_pooled(IX,:)];
    end
    
    p_chunk1(ii_rand,1) = 1 - mean(rand_maps_chunk1(:,1)==0);
    p_chunk1(ii_rand,2) = 1 - mean(rand_maps_chunk1(:,2)==0);
    p_chunk2(ii_rand,1) = 1 - mean(rand_maps_chunk2(:,1)==0);
    p_chunk2(ii_rand,2) = 1 - mean(rand_maps_chunk2(:,2)==0);
end

p_app_diff_real = (1 - mean(count_seg_change1(:,1)==0)) - (1 - mean(count_seg_change2(:,1)==0));
p_disapp_diff_real = (1 - mean(count_seg_change1(:,2)==0)) - (1 - mean(count_seg_change2(:,2)==0));

p_app_diff_shuffle = p_chunk1(:,1) - p_chunk2(:,1);
p_disapp_diff_shuffle = p_chunk1(:,2) - p_chunk2(:,2);

if p_app_diff_real<=0
    p_small_than = sum(p_app_diff_shuffle <= p_app_diff_real)/n_shuffle;
    p_large_than = sum(p_app_diff_shuffle >= (-1*p_app_diff_real))/n_shuffle;
else
    p_small_than = sum(p_app_diff_shuffle <= (-1*p_app_diff_real))/n_shuffle;
    p_large_than = sum(p_app_diff_shuffle >= p_app_diff_real)/n_shuffle;
end
p_value_app = p_small_than+p_large_than;

if p_disapp_diff_real<=0
    p_small_than = sum(p_disapp_diff_shuffle <= p_disapp_diff_real)/n_shuffle;
    p_large_than = sum(p_disapp_diff_shuffle >= (-1*p_disapp_diff_real))/n_shuffle;
else
    p_small_than = sum(p_disapp_diff_shuffle <= (-1*p_disapp_diff_real))/n_shuffle;
    p_large_than = sum(p_disapp_diff_shuffle >= p_disapp_diff_real)/n_shuffle;
end
p_value_disapp = p_small_than+p_large_than;

end
